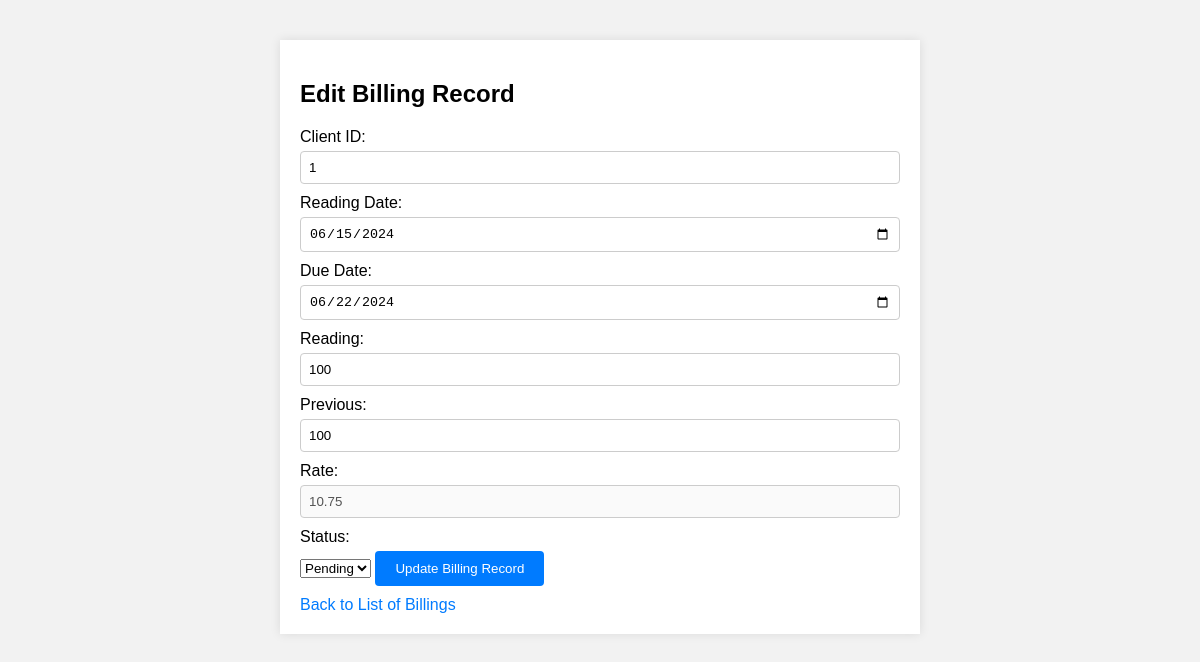
Screenshot of /edit_billing.php?id=9 with the database file from the repository.
### tables this page shows
CREATE TABLE `billing_list` (
  `id` int(30) NOT NULL,
  `client_id` int(30) NOT NULL,
  `reading_date` date NOT NULL,
  `due_date` date NOT NULL,
  `reading` float(12,2) NOT NULL DEFAULT 0.00,
  `previous` float(12,2) NOT NULL DEFAULT 0.00,
  `rate` float(12,2) NOT NULL DEFAULT 0.00,
  `total` float(12,2) NOT NULL DEFAULT 0.00,
  `status` tinyint(1) NOT NULL DEFAULT 0 COMMENT '0= pending,\r\n1= paid',
  `date_created` datetime NOT NULL DEFAULT current_timestamp(),
  `date_updated` datetime NOT NULL DEFAULT current_timestamp() ON UPDATE current_timestamp()
);

### edit_billing.php (the view, shortened to what this page needs)
<?php
include 'db.php';
$id = $client_id = $reading_date = $due_date = $reading = $previous = $rate = $total = $status = '';
if(isset($_GET['id'])) {
    $sql = "SELECT * FROM billing_list WHERE id = ?";
    $stmt = $conn->prepare($sql);
    $stmt->bind_param("i", $_GET['id']);
    $stmt->execute();
    $result = $stmt->get_result();
    if ($result->num_rows > 0) {
        $row = $result->fetch_assoc();
        $client_id = $row['client_id'];
        $reading_date = $row['reading_date'];
        $due_date = $row['due_date'];
        $reading = $row['reading'];
        $previous = $row['previous'];
        $rate = $row['rate'];
        $status = $row['status'];
    } else {
        echo "Billing record not found.";
        exit();
    }
} else {
    echo "ID parameter is missing.";
    exit();
}
?>
<!DOCTYPE html>
<html lang="en">
<head>
</head>
<body>
    <div class="container">
        <h2>Edit Billing Record</h2>
        <form method="post" action="">
            <label for="client_id">Client ID:</label>
            <input type="text" id="client_id" name="client_id" value="<?php echo $client_id; ?>" required>
            <label for="reading_date">Reading Date:</label>
            <input type="date" id="reading_date" name="reading_date" value="<?php echo $reading_date; ?>" required>
            <label for="due_date">Due Date:</label>
            <input type="date" id="due_date" name="due_date" value="<?php echo $due_date; ?>" required>
            <label for="reading">Reading:</label>
            <input type="text" id="reading" name="reading" value="<?php echo $reading; ?>" required>
            <label for="previous">Previous:</label>
            <input type="text" id="previous" name="previous" value="<?php echo $previous; ?>" required>
            <label for="rate">Rate:</label>
            <input type="number" id="rate" name="rate" value="<?php echo $rate; ?>" required disabled>
            <label for="status">Status:</label>
            <select id="status" name="status">
                <option value="0" <?php if ($status == 0) echo 'selected'; ?>>Pending</option>
            </select>
            <input type="submit" value="Update Billing Record">
        </form>
        <a class="back-link" href="view_billings.php">Back to List of Billings</a>
    </div>
</body>
</html>

### edit_billing.php (style rules this page uses)
body { font-family: Arial, sans-serif; background-color: #f2f2f2; margin: 0; padding: 20px; }
.container { max-width: 600px; margin: 20px auto; background-color: #fff; padding: 20px; box-shadow: 0 0 10px rgba(0, 0, 0, 0.1); }
label { display: block; margin-bottom: 5px; }
input[type=text], input[type=date], input[type=number] { width: 100%; padding: 8px; margin-bottom: 10px; border: 1px solid #ccc; border-radius: 4px; box-sizing: border-box; }
input[type=submit] { background-color: #007bff; color: white; padding: 10px 20px; border: none; border-radius: 4px; cursor: pointer; }
.back-link { margin-top: 10px; display: inline-block; text-decoration: none; color: #007bff; }

### rows the page displays
billing_list: client_id "1", reading_date "06/15/2024", due_date "06/22/2024", reading "100", previous "100", rate "10.75", status "Pending"
